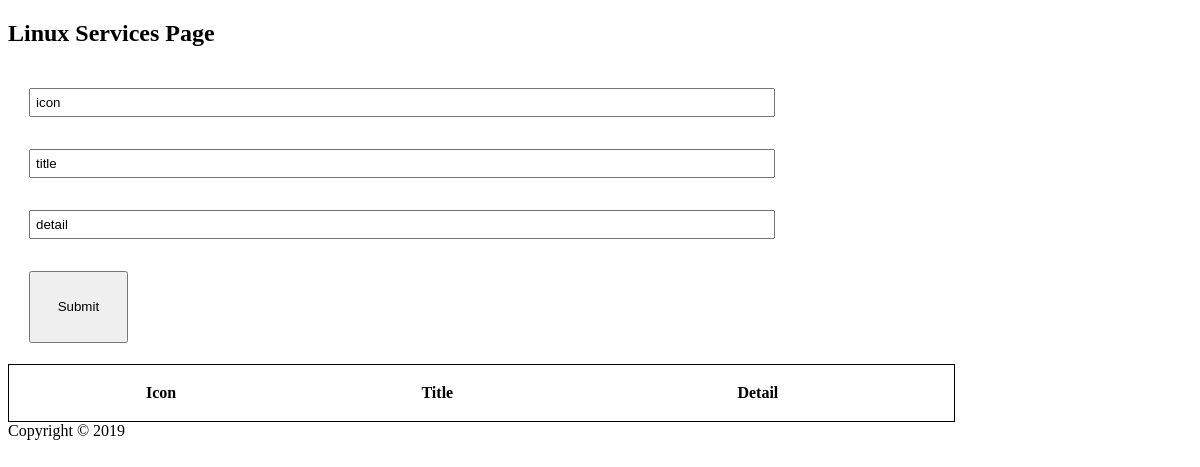
Page /services on the earlier database version.
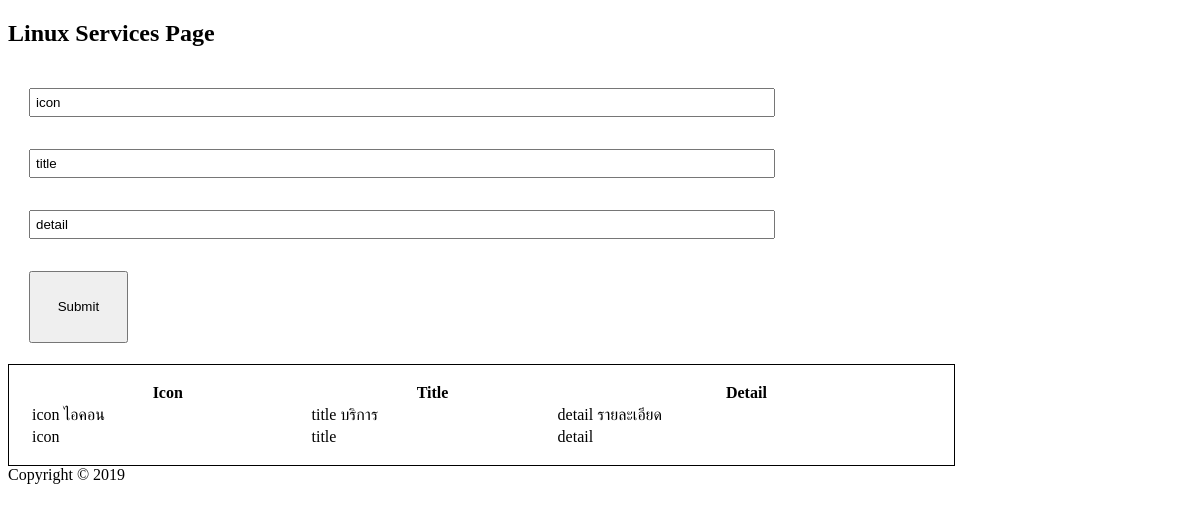
Same page on the later database version.
### linuxapp/models.py (models this page shows)
class Service(models.Model):
    icon = models.CharField(max_length=200)
    title = models.CharField(max_length=300)
    detail = models.CharField(max_length=1000)
    def __str__(self):
        return self.title

### linuxapp/views.py (the view)
# urls.py: path('services', linuxappviews.services),
def services(req):
    if req.method == 'POST':
        post = req.POST
        s = Service()
        s.icon = post['icon']
        s.title = post['title']
        s.detail = post['detail']
        s.save()
        services = Service.objects.all()
        print(services)
        return render(req, 'linuxapp/services.html', { 'services': services })
    else:
        print('ร้องขอทำมะดา')
        services = Service.objects.all()
        print(services)
        return render(req, 'linuxapp/services.html', { 'services': services })

### linuxapp/templates/linuxapp/services.html (shortened to what this page needs)
<!DOCTYPE html>
<html lang="en">
  <head>
    {% load static %}
    <link href="{% static 'vendor/fontawesome-free/css/all.min.css' %}" rel="stylesheet" type="text/css">
  </head>
  <body>
    <nav> <h1> Linux Services Page </h1> </nav>
    <div>
      <section class="filled">
        <form action="services" method="POST" enctype="multipart/form-data;charset=UTF-8">
          <div class="spacing"><input class="filled" type="text" name="icon" value="icon "/></div>
          <div class="spacing"><input class="filled" type="text" name="title" value="title "/></div>
          <div class="spacing"><input class="filled" type="text" name="detail" value="detail "/></div>
          <div class="spacing"><button style="padding: 2em;" type="submit">Submit</button></div>
        </form>
      </section>
      <div>
       <table style="width:80%; border: 1px solid black; padding: 1em;">
        <tr>
          <th>Icon</th>
          <th>Title</th>
          <th>Detail</th>
        </tr>
        {% for s in services %}
        <tr>
          <td> <i class="fa {{s.icon}}"></i> {{ s.icon }}</td>
          <td>{{ s.title }}</td>
          <td>{{ s.detail }}</td>
        </tr>
        {% endfor %}
      </table>
      </div>
    </div>
    <footer>
      <div>
        <div>Copyright &copy; 2019 </div>
      </div>
    </footer>
  </body>
</html>

### linuxapp/templates/linuxapp/services.html (style rules this page uses)
.filled { width: 80%; padding: 5px; }
.spacing { padding: 1em; }

Differences in the rows shown:
added Service: icon "icon ไอคอน", title "title บริการ", detail "detail รายละเอียด"
added Service: icon "icon", title "title", detail "detail"
